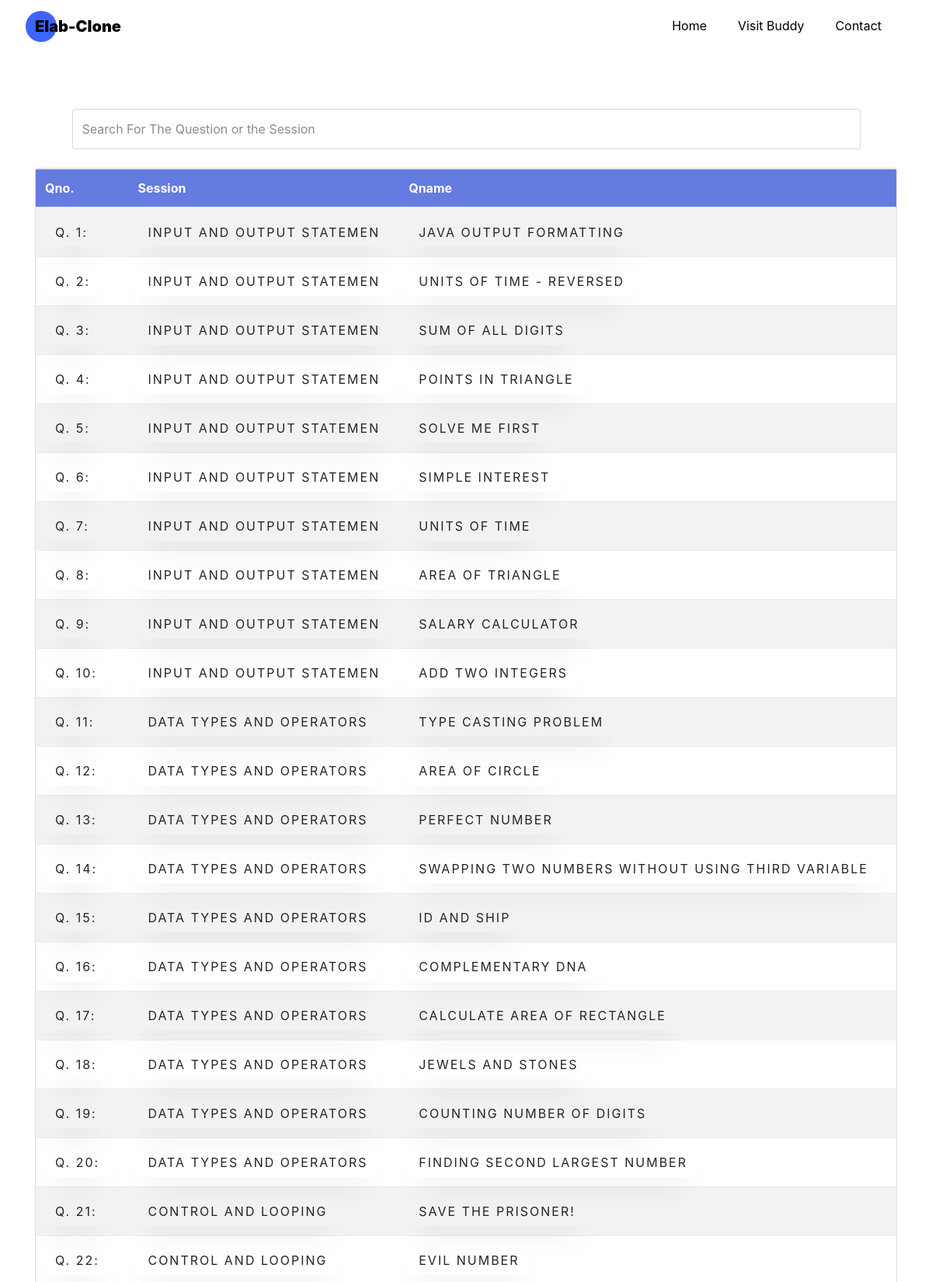
Page /C/c.php (upper part) on the committed database.
### tables this page shows
CREATE TABLE `elabdata` (
  `id` int(100) DEFAULT NULL,
  `SESSION` varchar(255) DEFAULT NULL,
  `QUESTION_NO` varchar(100) DEFAULT NULL,
  `QUESTION_NAME` varchar(255) DEFAULT NULL,
  `QUESTION_DESC` varchar(3000) DEFAULT NULL,
  `CODE` varchar(5000) DEFAULT NULL
);

### C/c.php (the view, shortened to what this page needs)
<!DOCTYPE html>
<html lang="en">
  <head>
    <link rel="stylesheet" href="https://maxcdn.bootstrapcdn.com/bootstrap/4.5.0/css/bootstrap.min.css">
    <link rel="stylesheet" href="css/open-iconic-bootstrap.min.css">
    <link rel="stylesheet" href="css/animate.css">
    <link rel="stylesheet" href="css/owl.carousel.min.css">
    <link rel="stylesheet" href="css/owl.theme.default.min.css">
    <link rel="stylesheet" href="css/magnific-popup.css">
    <link rel="stylesheet" href="css/aos.css">
    <link rel="stylesheet" href="css/ionicons.min.css">
    <link rel="stylesheet" href="css/flaticon.css">
    <link rel="stylesheet" href="css/icomoon.css">
    <link rel="stylesheet" href="css/style.css">
	<link rel="stylesheet" type="text/css" href="tabledata/vendor/bootstrap/css/bootstrap.min.css">
	<link rel="stylesheet" type="text/css" href="tabledata/fonts/font-awesome-4.7.0/css/font-awesome.min.css">
	<link rel="stylesheet" type="text/css" href="tabledata/vendor/animate/animate.css">
	<link rel="stylesheet" type="text/css" href="tabledata/vendor/select2/select2.min.css">
	<link rel="stylesheet" type="text/css" href="tabledata/vendor/perfect-scrollbar/perfect-scrollbar.css">
	<link rel="stylesheet" type="text/css" href="tabledata/css/util.css">
  </head>
  <body data-spy="scroll" data-target=".site-navbar-target" data-offset="300">
    <nav class="navbar navbar-expand-lg navbar-dark ftco_navbar ftco-navbar-light site-navbar-target" id="ftco-navbar">
	    <div class="container">
	      <a class="navbar-brand" href="../index.php" style="color: black;"><span style="color: black;">Elab-</span>Clone</a>
	      <div class="collapse navbar-collapse" id="ftco-nav">
	        <ul class="navbar-nav nav ml-auto">
	          <li class="nav-item"><a href="../index.php" class="nav-link"><span style="color: black;">Home</span></a></li>
	          <li class="nav-item"><a href="https://buddywebdeveloper.herokuapp.com/" class="nav-link" target="_blank"><span style="color: black;">Visit Buddy</span></a></li>
	          <li class="nav-item"><a href="https://buddywebdeveloper.herokuapp.com/contact.html" class="nav-link" target="_blank"><span style="color: black;">Contact</span></a></li>
	        </ul>
	      </div>
	    </div>
	  </nav>
	  <section>
	  	<br>
	  <br>
	  <br>
	  	<div class="container">
	  		<div class="row">
	  			 <div class="col-lg-11 col-lg-offset-4 mx-auto">
	  				<input type="text" id="search" class="form-control" placeholder="Search For The Question or the Session">
	  			</div>
	  		</div>
	  		<br>
			<div class="card">
				<div class="table-responsive">
				   <table class="table table-striped">
					<thead>
					  <tr style="background-color:#647bdf; color: white;">
						<th>Qno.</th>
						<th>Session</th>
						<th>Qname</th>
					  </tr>
					</thead>
					<tbody>
								<?php
								$conn = mysqli_connect("localhost","root","","c");
								$sql = "SELECT id, SESSION, QUESTION_NO, QUESTION_NAME, QUESTION_DESC FROM elabdata";
								$result = $conn-> query($sql);
								if ($result-> num_rows > 0) {
									while ($row = $result-> fetch_assoc()) {  ?>
											<tr>
												<td>
													<a class="btn" href = "data.php?rowid=<?php echo $row['id']; ?>">
																Q. <?php echo $row['id'] ?>:
													</a>
												</td>
												<td>
													<a class="btn" href = "data.php?rowid=<?php echo $row['id']; ?>">
																<?php echo $row['SESSION'] ?>
													</a>
												</td>
												<td>
													<a class="btn" href = "data.php?rowid=<?php echo $row['id']; ?>">
																<?php echo $row['QUESTION_NAME'] ?>
													</a>
												</td>
											</tr>
											<?php
									}
								} ?>
							</tbody>
				  </table>
				</div>
			</div>
		</div>
	  </section>
		<br>
		<br>
		<br>
		<br>
		<br>
		<br>
		<br>
  </body>
</html>

### rows in the picture
elabdata: id "1", SESSION "INPUT AND OUTPUT STATEMEN", QUESTION_NAME "JAVA OUTPUT FORMATTING"
elabdata: id "2", SESSION "INPUT AND OUTPUT STATEMEN", QUESTION_NAME "UNITS OF TIME - REVERSED"
elabdata: id "3", SESSION "INPUT AND OUTPUT STATEMEN", QUESTION_NAME "SUM OF ALL DIGITS"
elabdata: id "4", SESSION "INPUT AND OUTPUT STATEMEN", QUESTION_NAME "POINTS IN TRIANGLE"
elabdata: id "5", SESSION "INPUT AND OUTPUT STATEMEN", QUESTION_NAME "SOLVE ME FIRST"
elabdata: id "6", SESSION "INPUT AND OUTPUT STATEMEN", QUESTION_NAME "SIMPLE INTEREST"
elabdata: id "7", SESSION "INPUT AND OUTPUT STATEMEN", QUESTION_NAME "UNITS OF TIME"
elabdata: id "8", SESSION "INPUT AND OUTPUT STATEMEN", QUESTION_NAME "AREA OF TRIANGLE"
elabdata: id "9", SESSION "INPUT AND OUTPUT STATEMEN", QUESTION_NAME "SALARY CALCULATOR"
elabdata: id "10", SESSION "INPUT AND OUTPUT STATEMEN", QUESTION_NAME "ADD TWO INTEGERS"
elabdata: id "11", SESSION "DATA TYPES AND OPERATORS", QUESTION_NAME "TYPE CASTING PROBLEM"
elabdata: id "12", SESSION "DATA TYPES AND OPERATORS", QUESTION_NAME "AREA OF CIRCLE"
elabdata: id "13", SESSION "DATA TYPES AND OPERATORS", QUESTION_NAME "PERFECT NUMBER"
elabdata: id "14", SESSION "DATA TYPES AND OPERATORS", QUESTION_NAME "SWAPPING TWO NUMBERS WITHOUT USING THIRD VARIABLE"
elabdata: id "15", SESSION "DATA TYPES AND OPERATORS", QUESTION_NAME "ID AND SHIP"
elabdata: id "16", SESSION "DATA TYPES AND OPERATORS", QUESTION_NAME "COMPLEMENTARY DNA"
elabdata: id "17", SESSION "DATA TYPES AND OPERATORS", QUESTION_NAME "CALCULATE AREA OF RECTANGLE"
elabdata: id "18", SESSION "DATA TYPES AND OPERATORS", QUESTION_NAME "JEWELS AND STONES"
elabdata: id "19", SESSION "DATA TYPES AND OPERATORS", QUESTION_NAME "COUNTING NUMBER OF DIGITS"
elabdata: id "20", SESSION "DATA TYPES AND OPERATORS", QUESTION_NAME "FINDING SECOND LARGEST NUMBER"
elabdata: id "21", SESSION "CONTROL AND LOOPING", QUESTION_NAME "SAVE THE PRISONER!"
elabdata: id "22", SESSION "CONTROL AND LOOPING", QUESTION_NAME "EVIL NUMBER"
